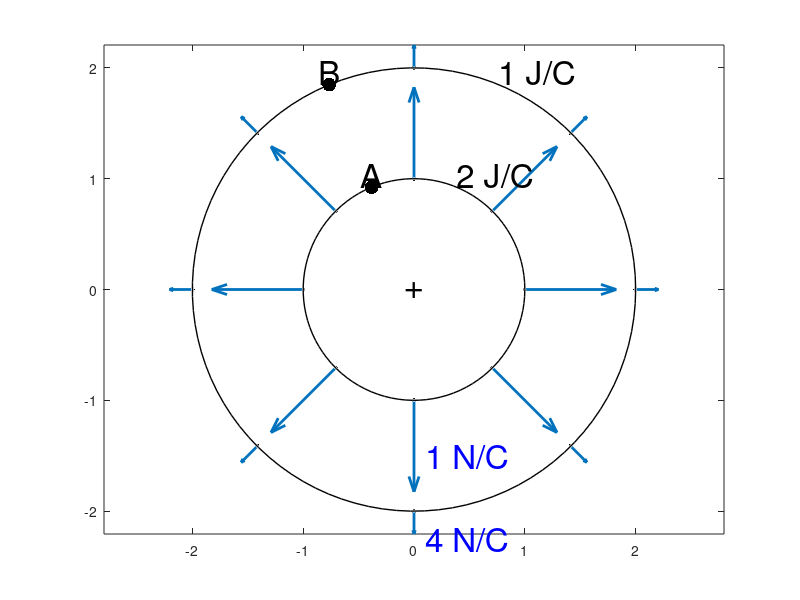
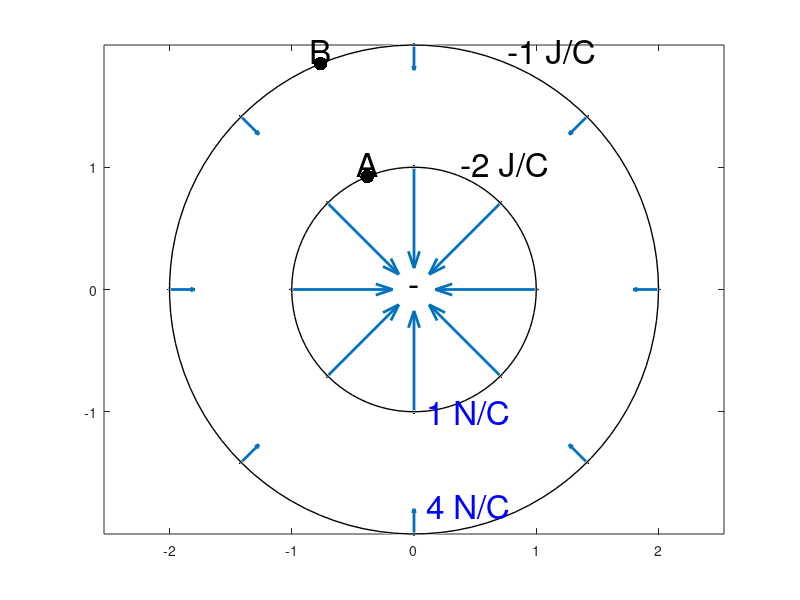

These charts were generated, in order, by the following MATLAB code:
clear

r = [1,2];
theta = [0:45:335];
for i = 1:length(r)
    Ex(i,:) = cosd(theta)./r(i).^2;
    Ey(i,:) = sind(theta)./r(i).^2;

    x(i,:) = r(i).*cosd(theta);
    y(i,:) = r(i).*sind(theta);
end

figure(1);clf
    plot(x,y,'k.','MarkerSize',10);
    hold on;axis equal;

    q = quiver(x,y,Ex,Ey);
    set(q,'AutoScaleFactor',0.4);
    set(q,'MaxHeadSize',0.1)
    set(q,'LineWidth',2);

    viscircles([0,0;0,0],r,'EdgeColor','black','LineWidth',1);
    t = text(0,0,'+');
    set(t,'HorizontalAlignment','Center');
    set(t,'FontSize',24);

    t = text(r(1).*cosd(45+45/2),r(1)*sind(45+45/2),'2 J/C');
    set(t,'FontSize',24);
    set(t,'VerticalAlignment','bottom')

    t = text(r(2).*cosd(45+45/2),r(2)*sind(45+45/2),'1 J/C');
    set(t,'FontSize',24);
    set(t,'VerticalAlignment','bottom')

    t = text(0.1,-1.5,'1 N/C');
    set(t,'FontSize',24);
    set(t,'Color','Blue');
    set(t,'HorizontalAlignment','left')

    t = text(0.1,-2.25,'4 N/C');
    set(t,'FontSize',24);
    set(t,'Color','Blue');
    set(t,'HorizontalAlignment','left')


    t = plot(r(2).*cosd(90+45/2),r(2)*sind(90+45/2),'k.','MarkerSize',30);
    t = text(r(2).*cosd(90+45/2),r(2)*sind(90+45/2),'B');
    set(t,'HorizontalAlignment','Center');
    set(t,'VerticalAlignment','bottom')
    set(t,'FontSize',24);

    t = plot(r(1).*cosd(90+45/2),r(1)*sind(90+45/2),'k.','MarkerSize',30);    
    t = text(r(1).*cosd(90+45/2),r(1)*sind(90+45/2),'A');
    set(t,'HorizontalAlignment','Center');
    set(t,'VerticalAlignment','bottom')
    set(t,'FontSize',24);
    
    savefig('monoplole_positive');

figure(2);clf
    plot(x,y,'k.','MarkerSize',10);
    hold on;axis equal;

    q = quiver(x,y,-Ex,-Ey);
    set(q,'AutoScaleFactor',0.4);
    set(q,'MaxHeadSize',0.1)
    set(q,'LineWidth',2);

    viscircles([0,0;0,0],r,'EdgeColor','black','LineWidth',1);
    t = text(0,0,'-');
    set(t,'HorizontalAlignment','Center');
    set(t,'FontSize',24);

    t = text(r(1).*cosd(45+45/2),r(1)*sind(45+45/2),'-2 J/C');
    set(t,'FontSize',24);
    set(t,'VerticalAlignment','bottom')

    t = text(r(2).*cosd(45+45/2),r(2)*sind(45+45/2),'-1 J/C');
    set(t,'FontSize',24);
    set(t,'VerticalAlignment','bottom')

    t = text(0.1,-1.0,'1 N/C');
    set(t,'FontSize',24);
    set(t,'Color','Blue');
    set(t,'HorizontalAlignment','left')

    t = text(0.1,-1.77,'4 N/C');
    set(t,'FontSize',24);
    set(t,'Color','Blue');
    set(t,'HorizontalAlignment','left')


    t = plot(r(2).*cosd(90+45/2),r(2)*sind(90+45/2),'k.','MarkerSize',30);
    t = text(r(2).*cosd(90+45/2),r(2)*sind(90+45/2),'B');
    set(t,'HorizontalAlignment','Center');
    set(t,'VerticalAlignment','bottom')
    set(t,'FontSize',24);

    t = plot(r(1).*cosd(90+45/2),r(1)*sind(90+45/2),'k.','MarkerSize',30);    
    t = text(r(1).*cosd(90+45/2),r(1)*sind(90+45/2),'A');
    set(t,'HorizontalAlignment','Center');
    set(t,'VerticalAlignment','bottom')
    set(t,'FontSize',24);
    
    savefig('monoplole_negative');
    